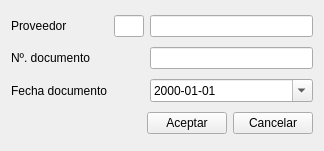
<?xml version="1.0" encoding="UTF-8"?>
<ui version="4.0">
 <class>PedidoNuevo</class>
 <widget class="QDialog" name="PedidoNuevo">
  <property name="geometry">
   <rect>
    <x>0</x>
    <y>0</y>
    <width>324</width>
    <height>151</height>
   </rect>
  </property>
  <property name="windowTitle">
   <string>Dialog</string>
  </property>
  <property name="sizeGripEnabled">
   <bool>false</bool>
  </property>
  <layout class="QGridLayout" name="gridLayout">
   <item row="0" column="0">
    <widget class="QLabel" name="label">
     <property name="text">
      <string>Proveedor</string>
     </property>
     <property name="buddy">
      <cstring>lineEditIdProveedor</cstring>
     </property>
    </widget>
   </item>
   <item row="0" column="1">
    <widget class="QLineEdit" name="lineEditIdProveedor">
     <property name="maximumSize">
      <size>
       <width>30</width>
       <height>16777215</height>
      </size>
     </property>
    </widget>
   </item>
   <item row="0" column="2">
    <widget class="QLineEdit" name="lineEditProveedor"/>
   </item>
   <item row="1" column="0">
    <widget class="QLabel" name="label_2">
     <property name="text">
      <string>Nº. documento</string>
     </property>
     <property name="buddy">
      <cstring>lineEditDocumento</cstring>
     </property>
    </widget>
   </item>
   <item row="1" column="2">
    <widget class="QLineEdit" name="lineEditDocumento"/>
   </item>
   <item row="2" column="0">
    <widget class="QLabel" name="label_3">
     <property name="text">
      <string>Fecha documento</string>
     </property>
     <property name="buddy">
      <cstring>dateEditDocumento</cstring>
     </property>
    </widget>
   </item>
   <item row="2" column="2">
    <widget class="QDateEdit" name="dateEditDocumento">
     <property name="wrapping">
      <bool>false</bool>
     </property>
     <property name="displayFormat">
      <string>yyyy-MM-dd</string>
     </property>
     <property name="calendarPopup">
      <bool>true</bool>
     </property>
    </widget>
   </item>
   <item row="3" column="0" colspan="3">
    <layout class="QHBoxLayout" name="horizontalLayout">
     <item>
      <spacer name="horizontalSpacer">
       <property name="orientation">
        <enum>Qt::Horizontal</enum>
       </property>
       <property name="sizeHint" stdset="0">
        <size>
         <width>40</width>
         <height>20</height>
        </size>
       </property>
      </spacer>
     </item>
     <item>
      <widget class="QPushButton" name="pushButtonAceptar">
       <property name="text">
        <string>Aceptar</string>
       </property>
       <property name="autoDefault">
        <bool>false</bool>
       </property>
      </widget>
     </item>
     <item>
      <widget class="QPushButton" name="pushButtonCancelar">
       <property name="text">
        <string>Cancelar</string>
       </property>
       <property name="autoDefault">
        <bool>false</bool>
       </property>
      </widget>
     </item>
    </layout>
   </item>
  </layout>
 </widget>
 <tabstops>
  <tabstop>lineEditIdProveedor</tabstop>
  <tabstop>lineEditProveedor</tabstop>
  <tabstop>lineEditDocumento</tabstop>
  <tabstop>dateEditDocumento</tabstop>
 </tabstops>
 <resources/>
 <connections>
  <connection>
   <sender>pushButtonAceptar</sender>
   <signal>clicked()</signal>
   <receiver>PedidoNuevo</receiver>
   <slot>accept()</slot>
   <hints>
    <hint type="sourcelabel">
     <x>182</x>
     <y>125</y>
    </hint>
    <hint type="destinationlabel">
     <x>83</x>
     <y>108</y>
    </hint>
   </hints>
  </connection>
  <connection>
   <sender>pushButtonCancelar</sender>
   <signal>clicked()</signal>
   <receiver>PedidoNuevo</receiver>
   <slot>reject()</slot>
   <hints>
    <hint type="sourcelabel">
     <x>294</x>
     <y>127</y>
    </hint>
    <hint type="destinationlabel">
     <x>40</x>
     <y>120</y>
    </hint>
   </hints>
  </connection>
 </connections>
</ui>
